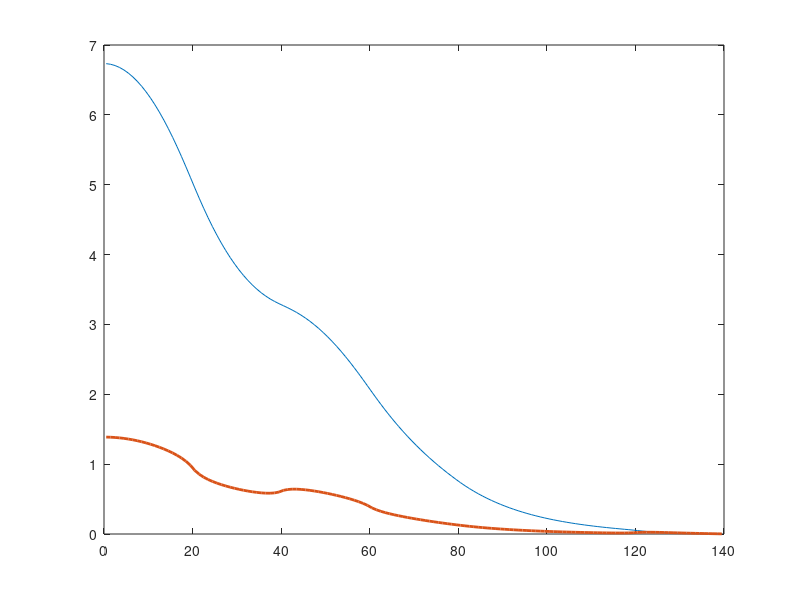

Reproduce this figure in MATLAB. (Note: this script raises an error after producing the figure.)
close all
clear all
clc

%% Exercise 4 - Optimization of loading pattern 
% ### Algorithm description ###

% The general script solves the problem for any INPUT loading pattern
% The permut script selects the solutions that respects the constraints
% The LUP and LLP scripts solve the initial and optimised configurations
% For the solution of the problem the following procedure was employed:

% ### PREPROCESSING - SELECTION, DATA AND MESH PROPERTIES ###

% SECTION 0 - selection of the configuration;
% SECTION 1 - Data
% - the data in the thermal and fast groups are stored in vectors
% - the index in the properties' vectors indicates the assembly type

% SECTION 2 - Building properties along the mesh
% - the properties are linked to mesh position accordingly to the chosen
%   assembly pattern, the procedure is repeated for diffusion properties,
%   total cross-sections, up and down scattering cross-sections and source
%   terms

% ### NUMERICAL SOLVER ###

% SECTION 3 - Construction of the matrix M
% - the beta coefficients are computed accordingly to the diffusion
%   properties along the mesh built in SECTION 2.
% - diagonals of the M1 and M2 matrices are built using for cycles
% - submatrices for group 1 and group 2 were built using diag properties
% - boundary conditions were set accordingly to information on the symmetry
%   of the system and on zero incoming current at the boundary for both
%   groups
% - %upscattering and downscattering terms are added
% - the F matrix is built accordingly to diag properties, considering both
%   the fast and thermal fission contribution

% SECTION 4 - Power Iteration scheme
% - set the first guess for flux and keff
% - set the source term according to the guess
% - solve the problem for the flux
% - use the flux to update keff accordingly to TP2 info
% - update the source term
% - compute the relative difference between keff at each iteration to set
%   the stop criteria

% SECTION 5 - Output and normalisation
% - output plots are produced
% - normalisation of the flux is carried out according to power info
%   as specified in the report and in TP4 intro slides


%% Info on Output
% All the output won't be shown in Command Window apart from those required
% in TP4 printouts + graphs 

%% SOLUTION FOR THE CHOSEN OPTIMISATION PATTERN - LOW LEAKAGE PATTERN
% code for the configuration that allows to:
% - have lower flux at the reflector boundary
% - have higher peak power among the admitted ones

%% SECTION 0 - STARTING POINT
%low leakage pattern
% [1 2 1 2 3 3 4]

%% SECTION 1 - Data
%geometric parameters for the definition of the core
a=120;
b=20;
tot= a+b;
ass=20;
h=1;
n_ass=ass/h;
nt=(a+b)/h; 
height= 400;

%ID 1
D1= [];
D1(1)= 1.48240;
D1(2)= 3.81380e-1;
sigma_a1= [];
sigma_a1(1)= 9.61590e-3;
sigma_a1(2)= 8.21530e-02;
nusigma_f1=[];
nusigma_f1(1)= 7.16950E-03;
nusigma_f1(2)= 1.40380E-01;
ksigma_f1=[];
ksigma_f1(1)= 9.17230E-14;
ksigma_f1(2)= 1.86440E-12;
sigma1_s1= [];
sigma1_s1(1)= 1.97880E-01;
sigma1_s1(2)= 1.73690E-02;
sigma1_s2= [];
sigma1_s2(1)= 1.62710E-03;
sigma1_s2(2)= 7.90230E-01;

%ID 2
D2= [];
D2(1)= 1.48540E+00;
D2(2)= 3.70450E-01;
sigma_a2= [];
sigma_a2(1)= 1.05770E-02;
sigma_a2(2)= 9.56160E-02;
nusigma_f2=[];
nusigma_f2(1)= 6.00220E-03;
nusigma_f2(2)= 1.42670E-01;
ksigma_f2=[];
ksigma_f2(1)= 7.44960E-14;
ksigma_f2(2)= 1.78730E-12;
sigma2_s1= [];
sigma2_s1(1)= 1.97470E-01;
sigma2_s1(2)= 1.63500E-02;
sigma2_s2= [];
sigma2_s2(1)= 1.84670E-03;
sigma2_s2(2)= 8.02350E-01;

%ID 3
D3= [];
D3(1)= 1.48500E+00;
D3(2)= 3.67600E-01;
sigma_a3= [];
sigma_a3(1)= 1.11090E-02;
sigma_a3(2)= 9.30040E-02;
nusigma_f3=[];
nusigma_f3(1)= 5.11280E-03;
nusigma_f3(2)= 1.27650E-01;
ksigma_f3=[];
ksigma_f3(1)= 6.19580E-14;
ksigma_f3(2)= 1.54970E-12;
sigma3_s1= [];
sigma3_s1(1)= 1.97540E-01;
sigma3_s1(2)= 1.58150E-02;
sigma3_s2= [];
sigma3_s2(1)= 1.81120E-03;
sigma3_s2(2)= 8.11960E-01;

%ID4
D4= [];
D4(1)= 1.20000E+00;
D4(2)= 4.00000E-01;
sigma_a4= [];
sigma_a4(1)= 1.00000E-03;
sigma_a4(2)= 2.00000E-02;
nusigma_f4=[];
nusigma_f4(1)= 0;
nusigma_f4(2)= 0;
ksigma_f4=[];
ksigma_f4(1)= 0;
ksigma_f4(2)= 0;
sigma4_s1= [];
sigma4_s1(1)= 2.51780E-01;
sigma4_s1(2)= 2.50000E-02;
sigma4_s2= [];
sigma4_s2(1)= 0.00000E+00;
sigma4_s2(2)= 8.13330E-01;

%% SECTION 2 - Building of the properties along the mesh

%vectors containing diffussion coefficients along the mesh

D_1t=[D1(1)*ones(n_ass,1); D2(1)*ones(n_ass,1); ...
      D1(1)*ones(n_ass,1); D2(1)*ones(n_ass,1); ...
      D3(1)*ones(n_ass,1); D3(1)*ones(n_ass,1); ...
      D4(1)*ones(n_ass,1)];
D_2t=[D1(2)*ones(n_ass,1); D2(2)*ones(n_ass,1); ...
      D1(2)*ones(n_ass,1); D2(2)*ones(n_ass,1); ...
      D3(2)*ones(n_ass,1); D3(2)*ones(n_ass,1); ...
      D4(2)*ones(n_ass,1)];

%vectors containing removal cross-sections along the mesh

sigma_t1=[ (sigma_a1(1)+ sigma1_s1(2))*ones(n_ass,1); ...
           (sigma_a2(1)+ sigma2_s1(2))*ones(n_ass,1); ...
           (sigma_a1(1)+ sigma1_s1(2))*ones(n_ass,1); ...
           (sigma_a2(1)+ sigma2_s1(2))*ones(n_ass,1); ...
           (sigma_a3(1)+ sigma3_s1(2))*ones(n_ass,1); ...
           (sigma_a3(1)+ sigma3_s1(2))*ones(n_ass,1); ...
           (sigma_a4(1)+ sigma4_s1(2))*ones(n_ass,1)];
sigma_t2=[ (sigma_a1(2)+ sigma1_s2(1))*ones(n_ass,1); ...
           (sigma_a2(2)+ sigma2_s2(1))*ones(n_ass,1); ...
           (sigma_a1(2)+ sigma1_s2(1))*ones(n_ass,1); ...
           (sigma_a2(2)+ sigma2_s2(1))*ones(n_ass,1); ...
           (sigma_a3(2)+ sigma3_s2(1))*ones(n_ass,1); ...
           (sigma_a3(2)+ sigma3_s2(1))*ones(n_ass,1); ...
           (sigma_a4(2)+ sigma4_s2(1))*ones(n_ass,1)];


%explicit construction of the beta coefficients
beta_plus1t=zeros(1,nt);
beta_plus2t=zeros(1,nt);

for i=1:(nt-1) %Definition of Beta i+1
        beta_plus1t(i+1)=1.*2*D_1t(i)*D_1t(i+1)/(D_1t(i+1)+D_1t(i));
        beta_plus2t(i+1)=1.*2*D_2t(i)*D_2t(i+1)/(D_2t(i+1)+D_2t(i));
end

beta_minus1t=zeros(1,nt);
beta_minus2t=zeros(1,nt);

for i=2:nt %Definition of Beta i-1
        beta_minus1t(i-1)=1.*2*D_1t(i)*D_1t(i-1)/(D_1t(i-1)+D_1t(i));
        beta_minus2t(i-1)=1.*2*D_2t(i)*D_2t(i-1)/(D_2t(i-1)+D_2t(i));
end

%% SECTION 3 - Construction of the Matrix M

M1t=zeros(nt,nt);
M2t= zeros(nt,nt);

%MATRIX GROUP 1
for i=2:(nt-1)
    M1t(i,i)= (beta_plus1t(i+1)+ beta_minus1t(i-1))/h^2 + sigma_t1(i); %ragiona su questo sigma
    M1t(i,i+1)= -beta_plus1t(i+1)/h^2;
    M1t(i,i-1)= -beta_minus1t(i-1)/h^2;
end


%setting the boundary conditions
BC1t= 0.5*(1/(h/(4*D4(1)) + 1));

%boundary condition according to symmetry and zero incoming current
M1t(1,1)= beta_plus1t(2)/h^2 + sigma_t1(1);
M1t(1,2)= M1t(2,3);
M1t(nt,nt)= (BC1t*h + beta_minus1t(end-1))/h^2 + sigma_t1(end);
M1t(nt,nt-1)= M1t(nt-1,nt-2);

%MATRIX GROUP 2
for i=2:(nt-1)
    M2t(i,i)= (beta_plus2t(i+1)+ beta_minus2t(i-1))/h^2 + sigma_t2(i); %ragiona su questo sigma
    M2t(i,i+1)= -beta_plus2t(i+1)/h^2;
    M2t(i,i-1)= -beta_minus2t(i-1)/h^2;
end

%setting the boundary conditions
BC2t= 0.5*(1/(h/(4*D4(2)) + 1));

%boundary conditions according to symmetry and zero incoming current
M2t(1,1)= beta_plus2t(2)/h^2 + sigma_t2(1);
M2t(1,2)=M2t(2,3);
M2t(nt,nt)= (BC2t*h + beta_minus2t(end-1))/h^2 + sigma_t2(end);
M2t(nt,nt-1)= M2t(nt-1,nt-2);

%There is a need to concatenate the two matrices
%since the flux vector will now accomodate the two groups
Mt= zeros(2*nt,2*nt);
Mt= [M1t, zeros(nt,nt); zeros(nt,nt), M2t];

%we need to account for the downscattering term from group1 to group2
down_scatter_t= [-sigma1_s1(2)*ones(n_ass,1); -sigma2_s1(2)*ones(n_ass,1);...
                 -sigma1_s1(2)*ones(n_ass,1); -sigma2_s1(2)*ones(n_ass,1); ...
                 -sigma3_s1(2)*ones(n_ass,1); -sigma3_s1(2)*ones(n_ass,1); ...
                 -sigma4_s1(2)*ones(n_ass,1)] ;

%we need to account for the upscattering term from group2 to group1
up_scatter_t= [ -sigma1_s2(1)*ones(n_ass,1);  -sigma2_s2(1)*ones(n_ass,1); ...
                -sigma1_s2(1)*ones(n_ass,1); -sigma2_s2(1)*ones(n_ass,1); ...
                -sigma3_s2(1)*ones(n_ass,1); -sigma3_s2(1)*ones(n_ass,1); ... 
                -sigma4_s2(1)*ones(n_ass,1)] ;

Mt= Mt + diag(down_scatter_t, -nt) + diag(up_scatter_t, nt);

%% Costruction of the F matrix 
ff= [(nusigma_f1(1))*ones(n_ass,1); (nusigma_f2(1))*ones(n_ass,1); ...
     (nusigma_f1(1))*ones(n_ass,1); (nusigma_f2(1))*ones(n_ass,1); ...
     (nusigma_f3(1))*ones(n_ass,1); (nusigma_f3(1))*ones(n_ass,1); ...
     (nusigma_f4(1))*ones(n_ass,1)];
kf1= [(ksigma_f1(1))*ones(n_ass,1); (ksigma_f2(1))*ones(n_ass,1); ...
    (ksigma_f1(1))*ones(n_ass,1); (ksigma_f2(1))*ones(n_ass,1); ...
    (ksigma_f3(1))*ones(n_ass,1); (ksigma_f3(1))*ones(n_ass,1); ...
    (ksigma_f4(1))*ones(n_ass,1)];
ff= [ff; zeros(nt,1)];
tf= [(nusigma_f1(2))*ones(n_ass,1); (nusigma_f2(2))*ones(n_ass,1);...
     (nusigma_f1(2))*ones(n_ass,1); (nusigma_f2(2))*ones(n_ass,1); ...
     (nusigma_f3(2))*ones(n_ass,1); (nusigma_f3(2))*ones(n_ass,1); ...
     (nusigma_f4(2))*ones(n_ass,1)];
kf2= [(ksigma_f1(2))*ones(n_ass,1); (ksigma_f2(2))*ones(n_ass,1);...
      (ksigma_f1(2))*ones(n_ass,1); (ksigma_f2(2))*ones(n_ass,1); ...
      (ksigma_f3(2))*ones(n_ass,1); (ksigma_f3(2))*ones(n_ass,1); ...
      (ksigma_f4(2))*ones(n_ass,1)];
Ft= zeros(2*nt,2*nt);
Ft= Ft + diag(ff,0) + diag(tf,nt);

%% Section 4 - Power Iteration
% 
%first guess 
phi=[];
k=[];
S=zeros(2*nt,2*nt);
epsilon= 1e-7;
% 
% set the first guess
diff=1;
it=1;
k(1)=1;
phi(:,1)=ones(2*nt,1);
S(:,1)= 1/k(1)*Ft*phi(:,1);


while (diff > epsilon)
phi(:,it+1)= Mt\S(:,it);
%k(it+1)= k(it)*sum(Ft*phi(:,it+1))/sum(Ft *phi(:,it)); %option 2 for convergence
k(it+1)= k(it)*sum(phi(:,it+1))/sum(phi(:,it)); %option 1 for convergence
S(:,it+1)= 1/k(it+1)*Ft*phi(:,it+1);
diff= abs((k(it+1)-k(it))/(k(it+1)));
it= it+1;
end 

%% "Exact solution" for comparison
% % analytical solution for comparison keff
% input2= Mt\Ft;
% [PHIt, KEFF_anal_t]= eigs(input2);
% keff_t= KEFF_anal_t(1,1);

%% Section 5 - Output and normalisation
pos_t= [0.5:1:139.5];

% figure(2)
% plot(pos_t,PHIt((1:140),end),pos_t,PHIt((141:280),end), 'linewidth', 2)
% title('Analytical solution')
% legend('Flux Analytical Group 1', 'Flux Analytical Group 2','Location','NorthEast')
% grid on

figure(1)
plot(pos_t,phi((1:140),end),pos_t,phi((141:280),end), 'linewidth', 2)
xline(20, 'g--')
xline(40, 'b--')
xline(60, 'g--')
xline(80, 'b--')
xline(100, 'r--')
xline(120, 'r--')
xline(140, 'k--')
title('Numerical solution - Low-leakage pattern')
legend('Flux Numerical Group 1', 'Flux Numerical Group 2', 'Assembly 1', ...
    'Assembly 2', 'Assembly 1', 'Assembly 2', 'Assembly 3', ' Assembly 3', ...
    'Reflector', 'Location','NorthEast', 'FontSize', 8)
grid on

%% NORMALISATION PROCEDURE
P=[];
for i= 1:140
    P(i)= height*1*(kf1(i)*phi(i,end) + kf2(i)*phi((i+140),end));
end

P_tot= sum(P); %total power

%relative power computation
P_mean= P_tot/120; %mean power along mesh points
P_rel= P/P_mean; %relative power with respect to the mean
Peak= max(P_rel); %select peak power 

%normalization factor
F_norm= (45e6)/P_tot; %normalisation factor

%normalized flux
phi_norm= F_norm*phi(:,end); %normalised flux

%% PLOTTING - NORMALIZED FLUX
figure(2)
plot(pos_t,phi_norm((1:140),end),pos_t,phi_norm((141:280),end), 'linewidth', 2)
hold on
xline(20, 'g--', 'linewidth', 2)
xline(40, 'b--', 'linewidth', 2)
xline(60, 'g--', 'linewidth', 2)
xline(80, 'b--', 'linewidth', 2)
xline(100, 'r--', 'linewidth', 2)
xline(120, 'r--', 'linewidth', 2)
xline(140, 'k--', 'linewidth', 2)
title('Normalised solution - Low-leakage pattern')
legend('Flux Numerical Group 1', 'Flux Numerical Group 2', 'Assembly 1', ...
    'Assembly 2', 'Assembly 1', 'Assembly 2', 'Assembly 3', ' Assembly 3', ...
    'Reflector', 'Location','NorthEast', 'FontSize', 8)
grid on
%saveas(gcf,'LLP_Flux.png')
%saveas(gcf,'LLP_Flux','epsc')

%% PLOTTING - RELATIVE POWER
figure(3)
plot(pos_t,P_rel, 'linewidth', 2)
hold on
xline(20, 'g--', 'linewidth', 2)
xline(40, 'b--', 'linewidth', 2)
xline(60, 'g--','linewidth', 2)
xline(80, 'b--', 'linewidth', 2)
xline(100, 'r--', 'linewidth', 2)
xline(120, 'r--','linewidth', 2)
xline(140, 'k--', 'linewidth', 2)
title('Relative Power - Low-leakage pattern')
legend('Relative Power', 'Assembly 1', ...
    'Assembly 2', 'Assembly 1', 'Assembly 2', 'Assembly 3', ' Assembly 3', ...
    'Reflector', 'Location','NorthEast', 'FontSize', 8)
grid on
%saveas(gcf,'LLP_Pow.png')
%saveas(gcf,'LLP_Pow','epsc')
%% HINT PARAMETERS

format long
disp('SOLUTION FOR THE LOW-LEAKAGE PATTERN:')
disp('The solution in 10.5 for normalised flux FAST:')
phi_norm(11,end)
disp('The solution in 10.5 for normalised flux THERMAL:')
phi_norm(151,end)
disp('The flux at the reflector boundary:')
phi_norm(140, end)
disp('Keff is:')
k(end)
disp('Peak power relative to the average:')
Peak


